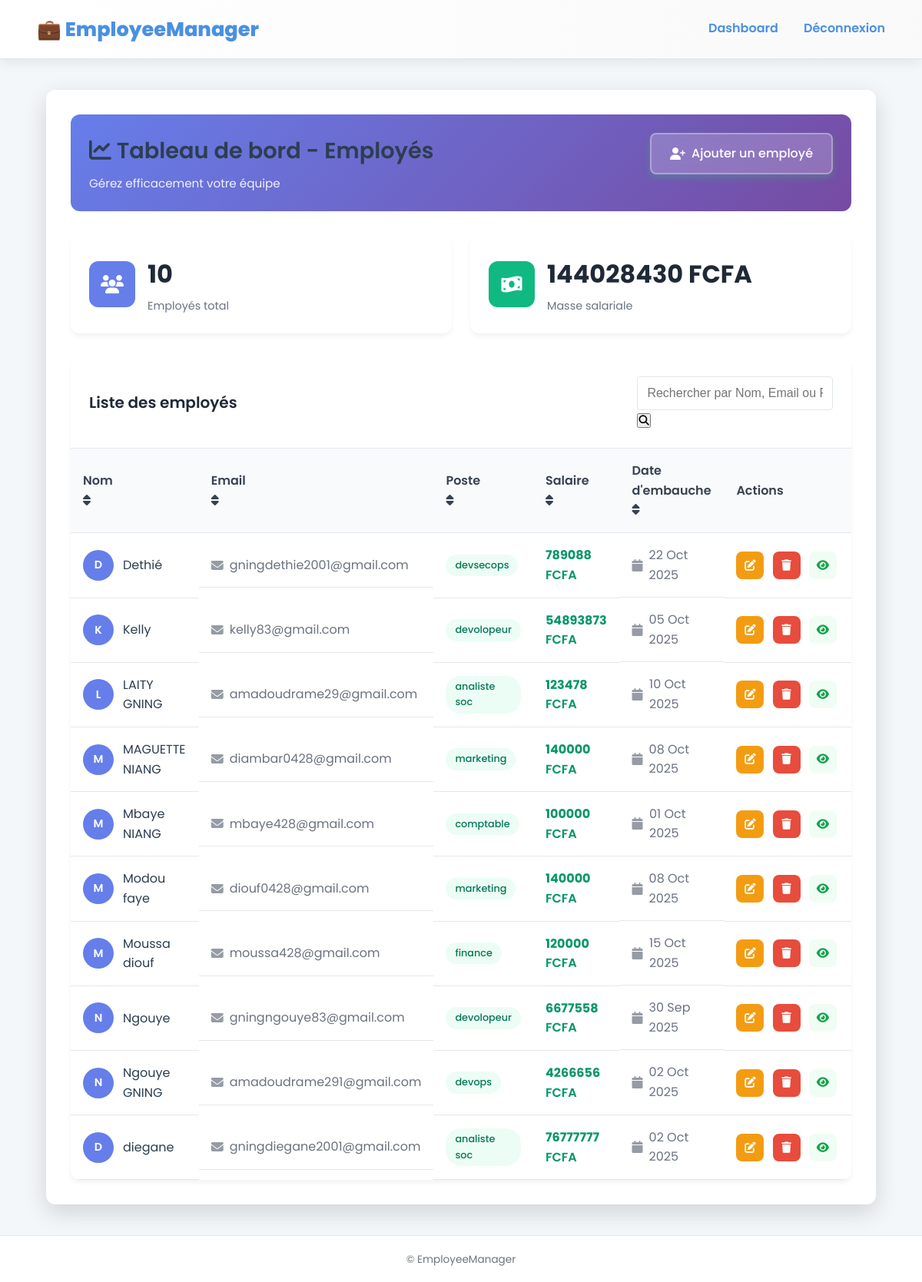
/ (signed in), run on the app's committed database.
### employees/models.py (models this page shows, shortened)
class Employee(models.Model):
    name = models.CharField(max_length=100)
    email = models.EmailField(unique=True)
    position = models.CharField(max_length=100)
    salary = models.DecimalField(max_digits=10, decimal_places=2)
    hire_date = models.DateField()

### employees/views.py (the view)
# urls.py: path('', views.employee_list, name='employee_list'),
@login_required
def employee_list(request):
    if not (request.user.is_staff or request.user.has_perm('employees.view_employee')):
        messages.error(request, "Vous n'avez pas la permission de voir la liste des employés.")
        return redirect('login')
    employees = Employee.objects.all().order_by('name')
    query = request.GET.get('q')  # Récupère la requête de recherche
    if query:
        employees = employees.filter(
            Q(name__icontains=query) |
            Q(email__icontains=query) |
            Q(position__icontains=query)
        ).distinct()
    total_payroll = employees.aggregate(total=Sum('salary'))['total']
    if total_payroll is None:
        total_payroll = 0
    context = {
        'employees': employees,
        'query': query,
        'total_payroll': total_payroll,
    }
    return render(request, 'employees/employee_list.html', context)

### employees/templates/employees/employee_list.html (shortened to what this page needs)
{% extends 'base.html' %}
{% load static %}
{% block content %}
    <div class="dashboard-header">
        <div class="header-content">
            <h1 class="dashboard-title">
                <i class="fas fa-chart-line"></i>
                Tableau de bord - Employés
            </h1>
            <p class="dashboard-subtitle">Gérez efficacement votre équipe</p>
        </div>
        <div class="header-actions">
            <a class="btn-primary" href="{% url 'employee_create' %}">
                <i class="fas fa-user-plus"></i>
                Ajouter un employé
            </a>
        </div>
    </div>
    <div class="dashboard-stats">
        <div class="stat-card">
            <div class="stat-icon">
                <i class="fas fa-users"></i>
            </div>
            <div class="stat-info">
                <h3>{{ employees|length }}</h3>
                <p>Employés {{ query|yesno:"filtrés,total" }}</p>
            </div>
        </div>
        <div class="stat-card payroll">
            <div class="stat-icon salary">
                <i class="fas fa-money-bill-wave"></i>
            </div>
            <div class="stat-info">
                <h3>{{ total_payroll|floatformat:0 }} FCFA</h3>
                <p>Masse salariale</p>
            </div>
        </div>
    </div>
    <div class="table-container">
        <div class="table-header">
            <h3>Liste des employés</h3>
            <div class="table-actions">
                <form method="GET" action="{% url 'employee_list' %}" class="search-form-inline">
                    <input
                        type="text"
                        name="q"
                        placeholder="Rechercher par Nom, Email ou Poste..."
                        class="search-input"
                        value="{{ query|default:'' }}"
                    >
                    <button type="submit" class="search-btn-icon" title="Rechercher">
                        <i class="fas fa-search"></i>
                    </button>
                </form>
            </div>
        </div>
        <div class="table-responsive">
            <table class="employee-table" id="employeeTable">
                <thead>
                    <tr>
                        <th data-sort="name">
                            <span>Nom</span>
                            <i class="fas fa-sort"></i>
                        </th>
                        <th data-sort="email">
                            <span>Email</span>
                            <i class="fas fa-sort"></i>
                        </th>
                        <th data-sort="position">
                            <span>Poste</span>
                            <i class="fas fa-sort"></i>
                        </th>
                        <th data-sort="salary">
                            <span>Salaire</span>
                            <i class="fas fa-sort"></i>
                        </th>
                        <th data-sort="hire_date">
                            <span>Date d'embauche</span>
                            <i class="fas fa-sort"></i>
                        </th>
                        <th>Actions</th>
                    </tr>
                </thead>
                <tbody>
                    {% for employee in employees %}
                    <tr class="employee-row">
                        <td>
                            <div class="employee-info">
                                <div class="avatar">
                                    {{ employee.name|slice:":1"|upper }}
                                </div>
                                <span class="name">{{ employee.name }}</span>
                            </div>
                        </td>
                        <td class="email-cell">
                            <i class="fas fa-envelope"></i>
                            {{ employee.email }}
                        </td>
                        <td>
                            <span class="position-badge">{{ employee.position }}</span>
                        </td>
                        <td class="salary-cell">
                            <strong>{{ employee.salary|floatformat:0 }}</strong> FCFA
                        </td>
                        <td class="date-cell">
                            <i class="fas fa-calendar"></i>
                            {{ employee.hire_date|date:"d M Y" }}
                        </td>
                        <td>
                            <div class="action-buttons">
                                <a href="{% url 'employee_update' pk=employee.id %}" class="action-btn edit" title="Modifier">
                                    <i class="fas fa-edit"></i>
                                </a>
                                <a href="{% url 'employee_delete' pk=employee.id %}" class="action-btn delete" title="Supprimer">
                                    <i class="fas fa-trash"></i>
                                </a>
                                <a href="#" class="action-btn view" title="Voir détails">
                                    <i class="fas fa-eye"></i>
                                </a>
                            </div>
                        </td>
                    </tr>
                    {% endfor %}
                </tbody>
            </table>
        </div>
    </div>
{% endblock content %}
{% block extra_css %}
<link rel="stylesheet" href="https://cdnjs.cloudflare.com/ajax/libs/font-awesome/6.5.2/css/all.min.css">
<link rel="stylesheet" href="{% static 'css/dashboard.css' %}">
{% endblock %}

### templates/base.html (shortened to what this page needs)
{% load static %}
<!DOCTYPE html>
<html lang="fr">
<head>
    <link rel="stylesheet" href="https://cdnjs.cloudflare.com/ajax/libs/font-awesome/6.4.0/css/all.min.css">
    <link rel="stylesheet" href="{% static 'css/style.css' %}">
    {% block extra_css %}{% endblock %}
</head>
<body>
    <header class="topbar">
        <h1>💼 EmployeeManager</h1>
        <nav>
            <a href="{% url 'employee_list' %}">Dashboard</a>
            {% if user.is_authenticated %}
                <form method="post" action="{% url 'logout' %}" style="display: inline;">
                    <button type="submit" class="nav-link-button">Déconnexion</button>
                </form>
            {% endif %}
        </nav>
    </header>
    <main class="container">
        {% block content %}{% endblock %}
    </main>
    <footer class="footer">
        <p>© {{ now.year }} EmployeeManager</p>
    </footer>
</body>
</html>

### static/css/style.css (style rules this page uses)
:root { --primary-color: #4a90e2; --primary-dark: #357ae8; --secondary-color: #6c757d; --bg-light: #f4f7f9; --text-dark: #2c3e50; --border-color: #e0e6ed; --success-color: #2ecc71; --error-color: #e74c3c; --shadow-light: 0 4px 15px rgba(0, 0, 0, 0.08); --shadow-deep: 0 10px 30px rgba(0, 0, 0, 0.15); }
* { box-sizing: border-box; margin: 0; padding: 0; }
body { font-family: 'Poppins', 'Segoe UI', Tahoma, Geneva, Verdana, sans-serif; line-height: 1.6; color: var(--text-dark); background-color: var(--bg-light); display: flex; flex-direction: column; min-height: 100vh; }
h1, h2, h3 { margin-bottom: 0.75rem; color: var(--text-dark); font-weight: 700; }
a { color: var(--primary-color); text-decoration: none; transition: all 0.3s ease; }
.topbar { background: linear-gradient(90deg, #ffffff, #f9f9f9); border-bottom: 1px solid var(--border-color); padding: 1rem 3rem; display: flex; justify-content: space-between; align-items: center; box-shadow: var(--shadow-light); z-index: 10; }
.topbar h1 { font-size: 1.6rem; color: var(--primary-color); margin: 0; font-weight: 800; }
.topbar nav a { margin-left: 1.8rem; font-weight: 600; padding: 0.5rem 0; border-bottom: 3px solid transparent; }
.container { flex-grow: 1; width: 90%; max-width: 1300px; margin: 2.5rem auto; padding: 2rem; background-color: #ffffff; border-radius: 12px; box-shadow: var(--shadow-deep); }
.footer { padding: 1.2rem; text-align: center; border-top: 1px solid var(--border-color); background-color: #ffffff; color: var(--secondary-color); font-size: 0.85rem; font-weight: 400; }
form input[type="text"], form input[type="password"], form input[type="email"] { width: 100%; padding: 0.75rem; border: 1px solid var(--border-color); border-radius: 4px; font-size: 1rem; transition: border-color 0.3s ease, box-shadow 0.3s ease; }
.btn-primary { display: inline-block; padding: 0.8rem 1.5rem; background-color: var(--success-color); color: white !important; text-decoration: none; border: none; border-radius: 6px; font-size: 1rem; font-weight: 600; cursor: pointer; transition: background-color 0.3s ease, transform 0.2s ease; box-shadow: 0 4px 10px rgba(46, 204, 113, 0.3); }
.employee-table .action-btn { margin-right: 0.2rem; padding: 0.3rem 0.6rem; }
.employee-table .action-btn.edit { background-color: #f39c12; color: white; }
.employee-table .action-btn.delete { background-color: var(--error-color); color: white; }
.employee-table tbody td:last-child { text-align: center; white-space: nowrap; }
.nav-link-button { background: none; border: none; cursor: pointer; margin-left: 1.8rem; font-weight: 600; padding: 0.5rem 0; border-bottom: 3px solid transparent; color: var(--primary-color); font-family: inherit; font-size: inherit; transition: all 0.3s ease; }

### data on the page
Employee: name "D", name "Dethié", email "gningdethie2001@gmail.com", position "devsecops", salary "789088", hire_date "22 Oct 2025"
Employee: name "K", name "Kelly", email "kelly83@gmail.com", position "devolopeur", salary "54893873", hire_date "05 Oct 2025"
Employee: name "L", name "LAITY GNING", email "amadoudrame29@gmail.com", position "analiste soc", salary "123478", hire_date "10 Oct 2025"
Employee: name "M", name "MAGUETTE NIANG", email "diambar0428@gmail.com", position "marketing", salary "140000", hire_date "08 Oct 2025"
Employee: name "M", name "Mbaye NIANG", email "mbaye428@gmail.com", position "comptable", salary "100000", hire_date "01 Oct 2025"
Employee: name "M", name "Modou faye", email "diouf0428@gmail.com", position "marketing", salary "140000", hire_date "08 Oct 2025"
Employee: name "M", name "Moussa diouf", email "moussa428@gmail.com", position "finance", salary "120000", hire_date "15 Oct 2025"
Employee: name "N", name "Ngouye", email "gningngouye83@gmail.com", position "devolopeur", salary "6677558", hire_date "30 Sep 2025"
Employee: name "N", name "Ngouye GNING", email "amadoudrame291@gmail.com", position "devops", salary "4266656", hire_date "02 Oct 2025"
Employee: name "D", name "diegane", email "gningdiegane2001@gmail.com", position "analiste soc", salary "76777777", hire_date "02 Oct 2025"

### other printed values
{{ employees|length }} "10"
{{ query|yesno:"filtrés,total" }} "total"
{{ total_payroll|floatformat:0 }} "144028430"
